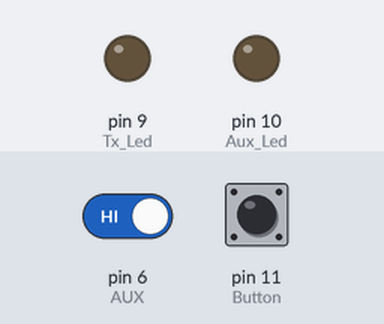
This sketch was run on a simulated Arduino Uno, built with avr-gcc and run on an emulated ATmega328P. Parts: output pins drawn as LEDs (lit = HIGH). Dashed ring = blinking. The test bench sets the inputs (shaded band); at power-on: pin 11 (Button) LOW, pin 6 (AUX) HIGH.

Above: at 1.2 s.
1.3 s: pin 11 (Button) pulled HIGH for 3.2 s
At 2.6 s:
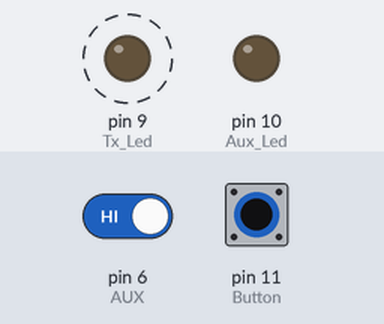
6.0 s: pin 6 (AUX) driven LOW
At 6.8 s:
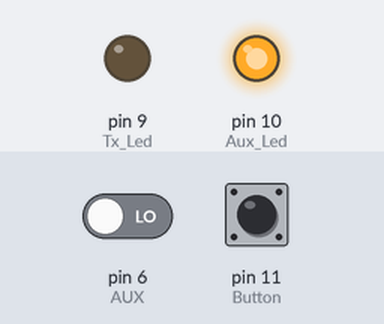
7.5 s: pin 11 (Button) pulled HIGH for 0.15 s
At 8.7 s:
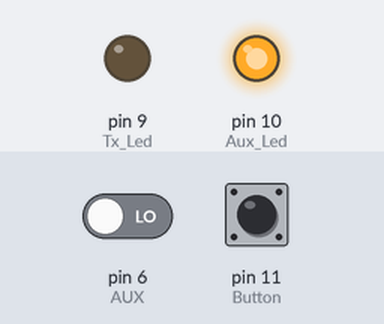
9.1 s: pin 6 (AUX) driven HIGH
At 10.3 s:
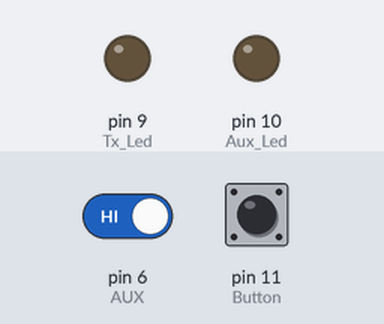
Timing chart, 0 to 12.0 s (numbered marks = the images above; inputs shaded):
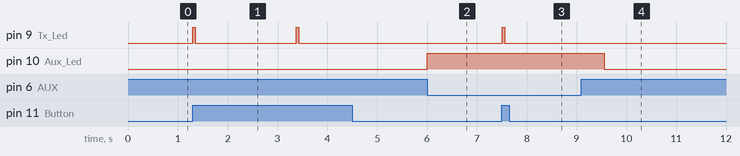

Measured:
- after the input at 1.3 s, pin 9 (Tx_Led): alternates HIGH for 0.05 s and LOW for 2.0 s, starting at once
- after the input at 6.0 s, pin 10 (Aux_Led): LOW → HIGH at once
- after the input at 7.5 s, pin 9 (Tx_Led): LOW → HIGH at once, → LOW 0.05 s later
- after the input at 9.1 s, pin 10 (Aux_Led): HIGH → LOW after 0.46 s

The sketch:

BIKE.ino
```cpp
#include <SoftwareSerial.h>
#define Tx_Led 9
#define Aux_Led 10
#define Button 11
#define AUX 6

SoftwareSerial mySerial(2, 3); // (2-RX) <<-- Connect TX pin of LoRa  ......  (3-TX) <<-- Connect RX pin of LoRa
// gnd SET_A and SET_B for Normal Mode (Send and Receive)


//int num = 20;
char data[100] = {0,0,0,0,0,0,0};                   // Create an array to store incoming data
unsigned long wait_time = 3000;
unsigned long prev_wait_time = 0;

void setup() {
  Serial.begin(115200);
  mySerial.begin(9600);
  pinMode(Tx_Led, OUTPUT);
  pinMode(Aux_Led, OUTPUT);
  pinMode(Button,INPUT);
  pinMode(AUX, INPUT);

}

void loop()
{
  // Sending the dummy data
  if (digitalRead(Button) == HIGH)
  {
    digitalWrite(Tx_Led, HIGH);
    mySerial.println("Bike 1 Lat/Long: 10.729546 / 106.69603299999994");
    digitalWrite(Tx_Led, LOW);
    delay (2000);
  }

  //Receive the confirmation from the station and print it
  if (mySerial.available() > 1)
  {
    String input = mySerial.readString();       // Read input from buffer like normal
    Serial.println (input);
    input.toCharArray(data,100);                // Convert input type String to store into array data[]
    switch (data [7])
      {
        case '0':
          Serial.println ("Transmission failed");
          mySerial.println ("Bike 1 Lat/Long: 10.729546 / 106.69603299999994");
          break;
        case '1':
          Serial.println ("Data sent");
          break;
    }


//    if (data [7] =='1') {
//      Serial.println ("Data sent");
//    }

  //If the bike does not receive confirmation resend data

//    unsigned long currentTime = millis ();
//    if ((unsigned long)(currentTime - prev_wait_time) >= wait_time )
//    {
//      switch (data [5])
//      {
//        case '0':
//          Serial.println ("Transmission failed");
//          mySerial.println ("Bike 1 Lat/Long: 10.729546 / 106.69603299999994");
//          break;
//        case '1':
//          Serial.println ("Data sent");
//          break;
//      }
//    }

  //////////////////////////////////////////////////////////
  }

  // LED for checking if the module is receiving or sending data
  if (digitalRead(AUX) == LOW)
  {
    digitalWrite(Aux_Led, HIGH);
  }

  else if (digitalRead(AUX) == HIGH)
  {
    digitalWrite(Aux_Led, LOW);
  }
  delay(20);
}
```
